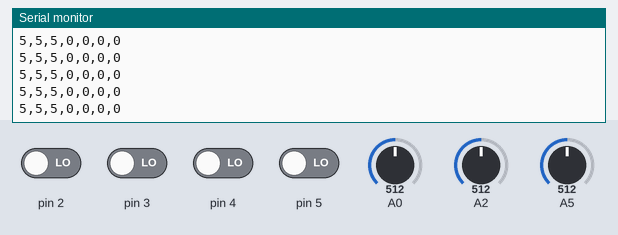
A sketch run on a simulated Arduino Uno, built with avr-gcc and run on an emulated ATmega328P. Shown: the last lines printed to the serial monitor. Inputs (shaded band) come from the test bench; at power-on: pin 2–5 LOW, A2 = 512, A0 = 512, A5 = 512.

Above: at 4.2 s.
4.3 s: A2 set to 1012
At 4.8 s:
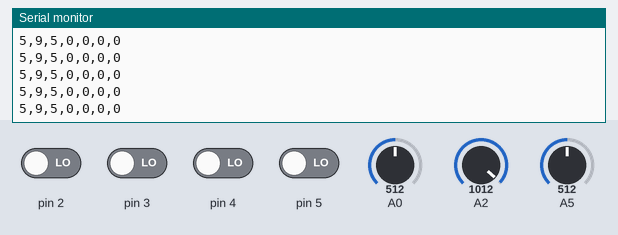
5.8 s: A2 set to 1023
At 6.5 s:
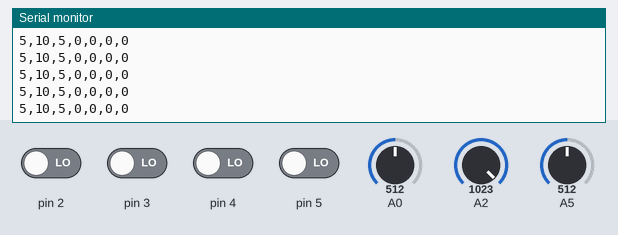
14.8 s: A0 set to 1010
At 15.8 s:
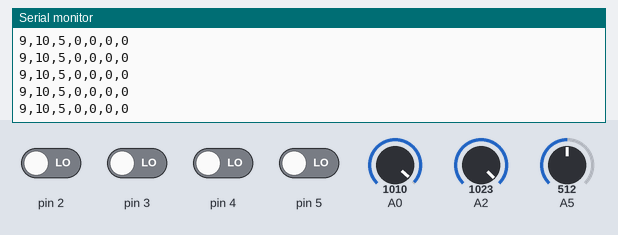
16.3 s: A0 set to 1023
At 17.1 s:
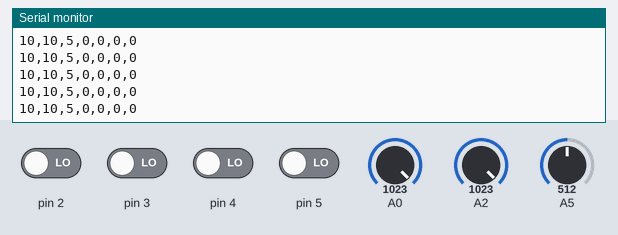
Timing chart, 0 to 18.8 s (numbered marks = the images above; inputs shaded):
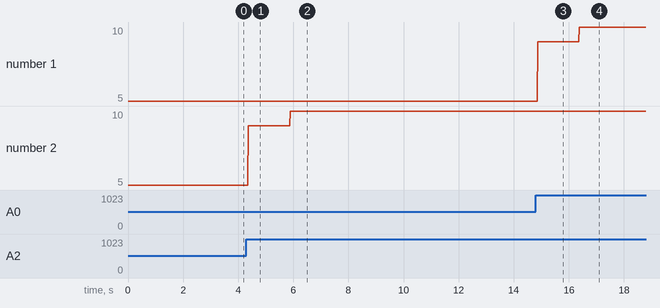

Measured:
- after the input at 4.3 s, the serial monitor: prints a new line after 0.07 s (image 1)
- after the input at 5.8 s, the serial monitor: prints a new line after 0.08 s (image 2)
- after the input at 14.8 s, the serial monitor: prints a new line after 0.07 s (image 3)
- after the input at 16.3 s, the serial monitor: prints a new line after 0.08 s (image 4)
- plotted number 1: 5 → 9 after the input at 14.8 s
- plotted number 2: 5 → 9 after the input at 4.3 s, 9 → 10 after the input at 5.8 s

The sketch:

potentiometer_copy.ino
```cpp
///SwitchState Variables
int prevReading = 0 ; // prevous reading for neutralButton
int prevReading1 = 0 ; // prevous reading for navButton
int prevReading2 = 0 ; // prevous reading for playButton
int prevReading3 = 0 ; // prevous reading for submitButton


int pont1 , pont2, pont3;
int  neutralButton, nextButton, playButton, submitButton;
void setup() {
  // put your setup code here, to run once:
  Serial.begin(9600);

  pinMode(2,INPUT);
  pinMode(3,INPUT);
  pinMode(4,INPUT);
  pinMode(5,INPUT);


}


void loop() {
  // put your main code here, to run repeatedly:
  neutralButton = digitalRead(2);
  nextButton = digitalRead(3);
  playButton = digitalRead(4);
  submitButton = digitalRead(5);

  pont1 = map( analogRead(A0),0, 1023, 0, 10); //Fear
  pont2 = map(analogRead(A2),0, 1023, 0, 10); //anger
  pont3 = map(analogRead(A5),0, 1023, 0, 10); //sadness


if (neutralButton == HIGH && prevReading == LOW) {
    prevReading = neutralButton;

  } else if (neutralButton == HIGH && prevReading == HIGH){
    neutralButton = LOW;
    }
    else if (neutralButton == LOW && prevReading == HIGH) {
        prevReading = neutralButton;
    }

    if (nextButton == HIGH && prevReading1 == LOW) {
         prevReading1 = nextButton;

  } else if (nextButton == HIGH && prevReading1 == HIGH) {
    nextButton = LOW;
    }
    else if (nextButton == LOW && prevReading1 == HIGH) {
        prevReading1 = nextButton;
    }

    if (playButton == HIGH && prevReading2 == LOW) {
       prevReading2 = playButton;
       }
    else if (playButton == HIGH && prevReading2 == HIGH) {
    playButton = LOW;
    }

    else if (playButton == LOW && prevReading2 == HIGH) {
        prevReading2 = playButton;
    }

    if(submitButton == HIGH && prevReading3 == LOW){
     prevReading3 = submitButton;
     }

     else if (submitButton == HIGH && prevReading3 == HIGH){
    submitButton = LOW;
    }

    else if (submitButton == LOW && prevReading3 == HIGH) {
        prevReading3 = submitButton;
    }


 Serial.print(pont1);
 Serial.print(",");
 Serial.print(pont2);
 Serial.print(",");
 Serial.print(pont3);
 Serial.print(",");
 Serial.print(neutralButton);
 Serial.print(",");
 Serial.print(nextButton);
 Serial.print(",");
 Serial.print(playButton);
 Serial.print(",");
 Serial.println(submitButton);


}
```
